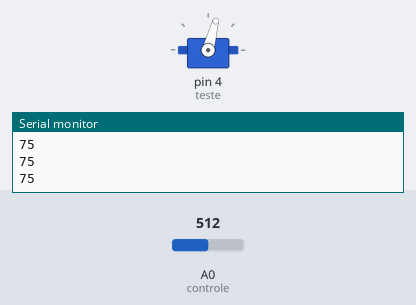
Simulated run of this sketch. Board: Arduino Uno, built with avr-gcc and run on an emulated ATmega328P. On the bench: servo, the last lines printed to the serial monitor. The inputs (shaded band) are chosen by the test bench; at power-on: A0 (controle) = 512.

Above: at 1.2 s.
1.3 s: A0 (controle) set to 716
At 2.3 s:
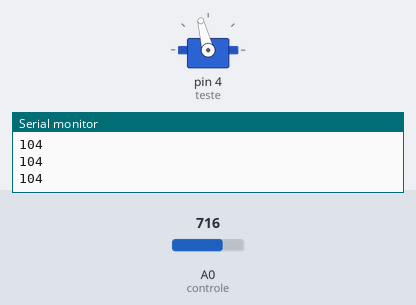
2.8 s: A0 (controle) set to 900
At 3.7 s:
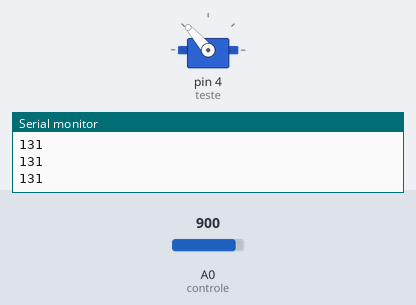
4.3 s: A0 (controle) set to 1023
At 5.0 s:
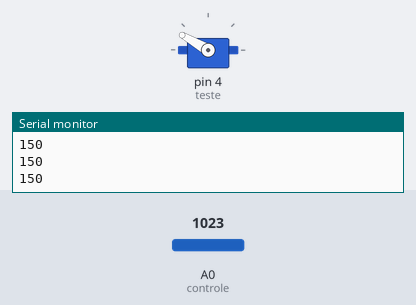
5.8 s: A0 (controle) set to 306
At 6.4 s:
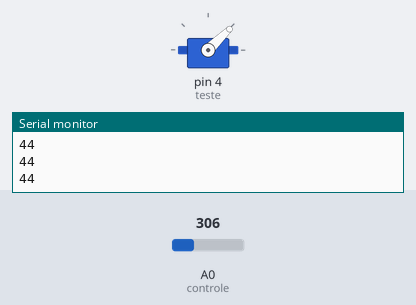
7.3 s: A0 (controle) set to 122
At 7.7 s:
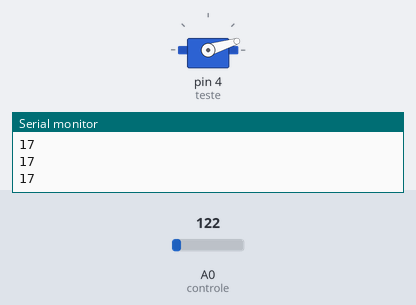
Timing chart, 0 to 9.8 s (numbered marks = the images above; inputs shaded):
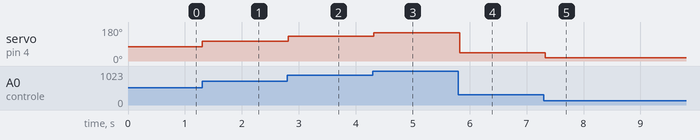

Measured:
- after the input at 1.3 s, servo on pin 4 (teste): 75° → 104° at once
- after the input at 2.8 s, servo on pin 4 (teste): 104° → 131° at once
- after the input at 4.3 s, servo on pin 4 (teste): 131° → 150° at once
- after the input at 5.8 s, servo on pin 4 (teste): 150° → 44° at once
- after the input at 7.3 s, servo on pin 4 (teste): 44° → 17° at once

The sketch:

motor.ino
```cpp
#include <Servo.h>
#define controle A0
Servo teste;
int valor;

void setup (){
  teste.attach (4);
  Serial.begin(9600);
}

void loop (){
  valor = analogRead (controle);
  valor = map(valor,0,1023,0,150);
  Serial.println(valor);
  teste.write(valor);
   delay(100);

}
```
